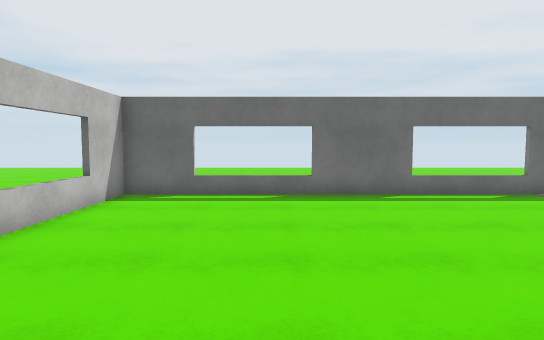
View 1 (above)

14 first-person views from a walk through a Unity game level. The camera is 1.5 m above the floor, tilts 4° down and sees 75° across. The floor is counted in squares, 1 m on a side. Each view is taken from the middle of a square. On the plan, view 1 faces up. The plan holds only what a view shows up to about 16 squares ahead; the rest is blank. The place goes on beyond the plan. The player is left out. Surface patterns are stand-ins for the level's own textures.

View 2
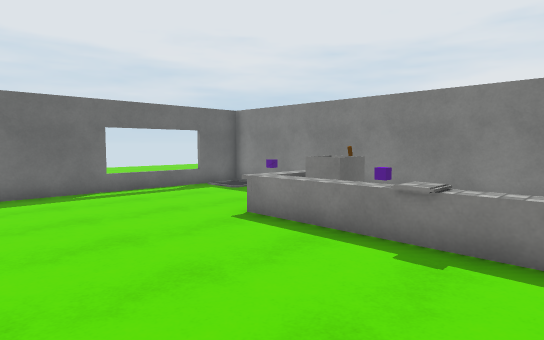

View 3
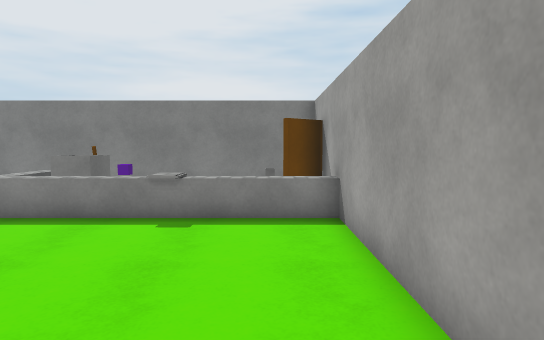

View 4
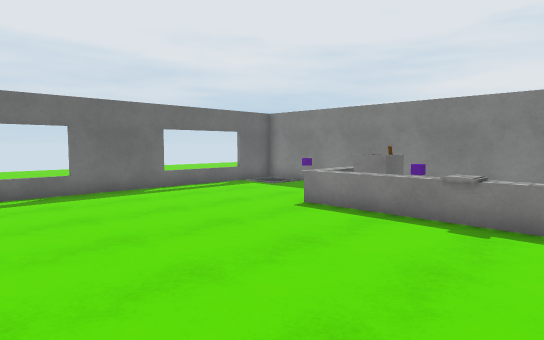

View 5
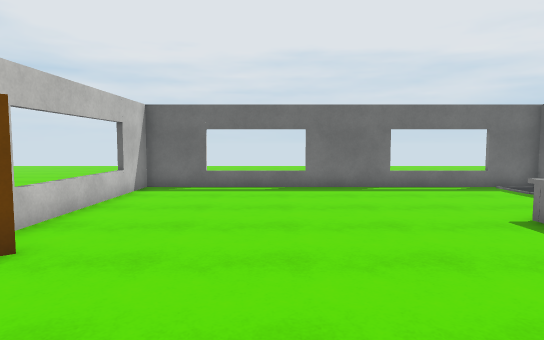

View 6
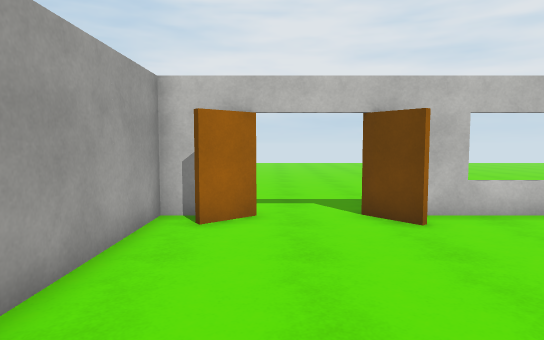

View 7
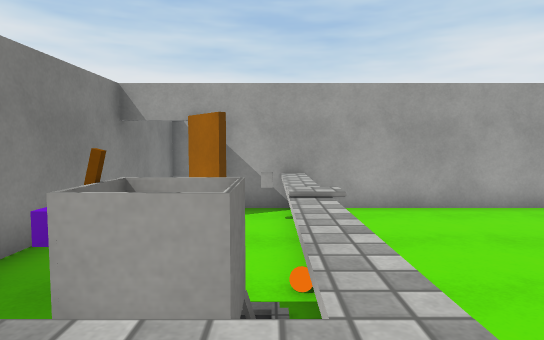

View 8
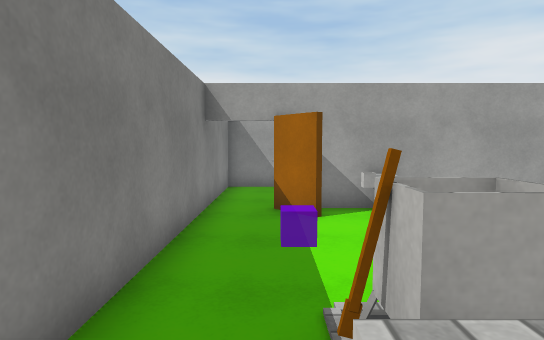

View 9
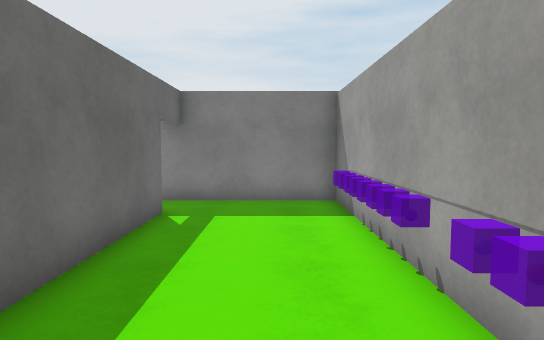

View 10
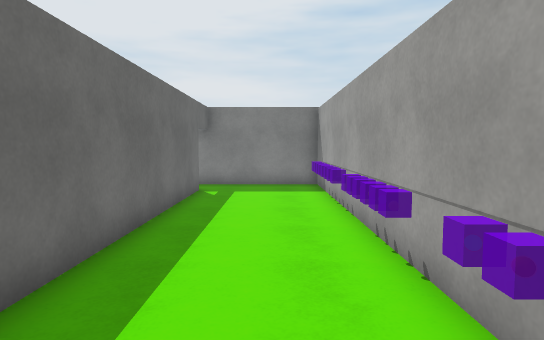

View 11
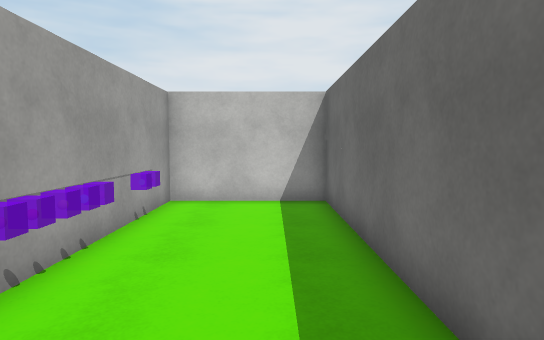

View 12
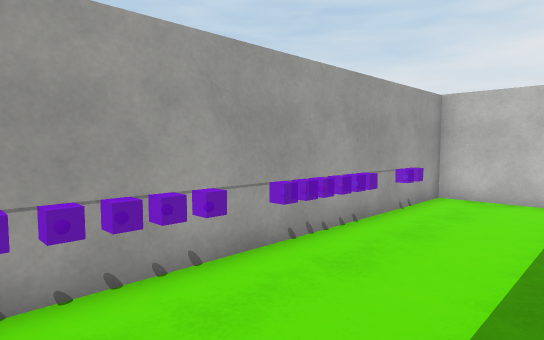

View 13
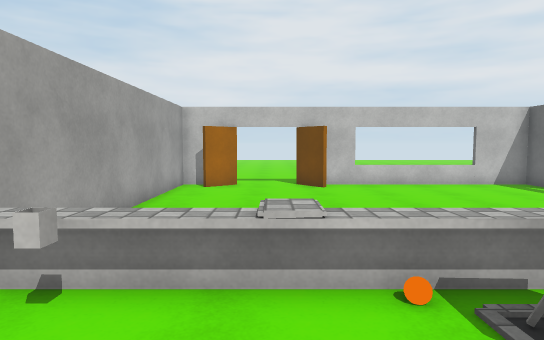

View 14
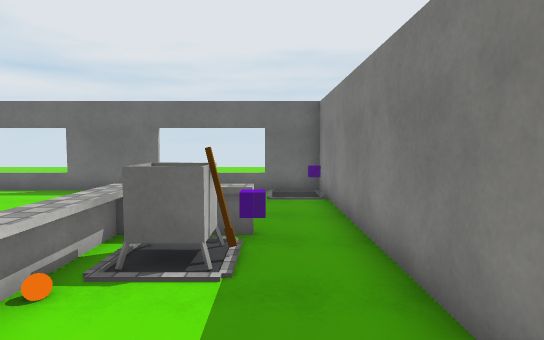

### Floor plan
Key: @ floor where view 1 was taken; # wall or solid block; x gap in a wall; . floor; = window, fence, low wall or low ledge; ^ raised ledge; O other object.
Columns run from 13 left of view 1 to 10 right of it. Each row starts with its distance up from view 1.
 16   ..
 15   ..
 14   ...
 13   ...
 12    ..
 11         ####==x##x===x##
 10         #..............#
  9         #..............#
  8         =.............=#
  7         =..............#
  6         =..............#
  5         =.........^^^..#
  4         #.........^^O..#
  3 ......  ##........^O# .#
  2 ........##........^^...#
  1 ..................OO...#
  0 .............@....^^...#
 -1         ##........^O#..#
 -2         #........####..#
 -3         ##########.....#
 -4         #..............#
 -5         #..............#
 -6         #..O. OO.OOOO..#
 -7         ################

Positions as (right, up) in squares from view 1, and headings:
1: (0, 0), facing up
2: (0, -1), facing up-right
3: (-2, -1), facing right
4: (-2, -1), facing up-right
5: (0, -2), facing up
6: (3, 0), facing left
7: (6, 6), facing down
8: (8, 6), facing down
9: (0, -5), facing right
10: (-4, -5), facing right
11: (5, -4), facing left
12: (6, -3), facing down-left
13: (9, 1), facing left
14: (8, -1), facing up
